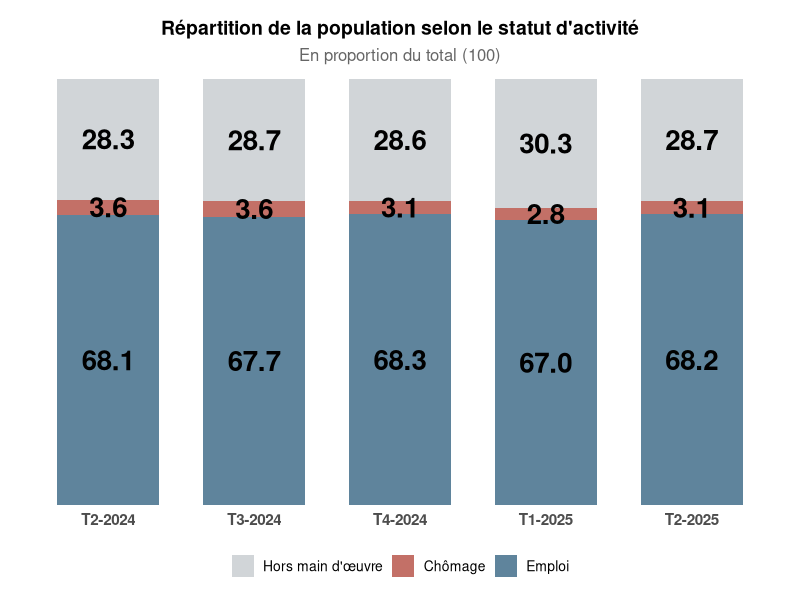

The R script that drew this image:
# =======================================================================
# Répartition emploi / chômage / hors main d'œuvre - Barres empilées 100 %
# (Version professionnelle avec transparence + labels sans %)
# =======================================================================

library(ggplot2)
library(tidyr)
library(dplyr)

# -----------------------------------------------------------------------
# Données
# -----------------------------------------------------------------------
proportion_data <- data.frame(
  Periode = factor(
    c("T2-2024", "T3-2024", "T4-2024", "T1-2025", "T2-2025"),
    levels = c("T2-2024", "T3-2024", "T4-2024", "T1-2025", "T2-2025")
  ),
  Emploi = c(68.11, 67.73, 68.27, 66.97, 68.23),
  Chomage = c(3.61, 3.57, 3.15, 2.75, 3.11),
  Hors_main = c(28.28, 28.70, 28.58, 30.28, 28.67)
)

# Transformation au format long
data_long <- proportion_data %>%
  pivot_longer(cols = c(Emploi, Chomage, Hors_main),
               names_to = "Categorie",
               values_to = "Pourcentage")

# Ordre et étiquettes des catégories
data_long$Categorie <- factor(
  data_long$Categorie,
  levels = c("Hors_main", "Chomage", "Emploi"),
  labels = c("Hors main d'œuvre", "Chômage", "Emploi")
)

# -----------------------------------------------------------------------
# Graphique
# -----------------------------------------------------------------------
ggplot(data_long, aes(x = Periode, y = Pourcentage, fill = Categorie)) +
  geom_bar(stat = "identity", width = 0.7, alpha = 0.70) +  # transparence légère
  
  # ❗ Labels SANS le signe %
  geom_text(
    aes(label = sprintf("%.1f", Pourcentage)),
    position = position_stack(vjust = 0.5),
    color = "black", size = 7, fontface = "bold"
  ) +
  
  scale_fill_manual(values = c(
    "Emploi" = "#1B4F72",        # Bleu foncé institutionnel
    "Chômage" = "#A93226",       # Rouge bordeaux
    "Hors main d'œuvre" = "#BDC3C7"  # Gris clair neutre
  )) +
  
  scale_y_continuous(labels = NULL, breaks = NULL, expand = c(0, 0)) +
  
  labs(
    title = "Répartition de la population selon le statut d'activité",
    subtitle = "En proportion du total (100)",
    x = NULL, y = NULL, fill = NULL
  ) +
  
  theme_minimal(base_size = 12) +
  theme(
    plot.title = element_text(face = "bold", size = 14, hjust = 0.5),
    plot.subtitle = element_text(color = "gray40", hjust = 0.5, margin = margin(b = 10)),
    legend.position = "bottom",
    legend.text = element_text(size = 10),
    panel.grid = element_blank(),
    axis.text.x = element_text(size = 11, face = "bold"),
    plot.margin = margin(15, 15, 10, 15)
  )
